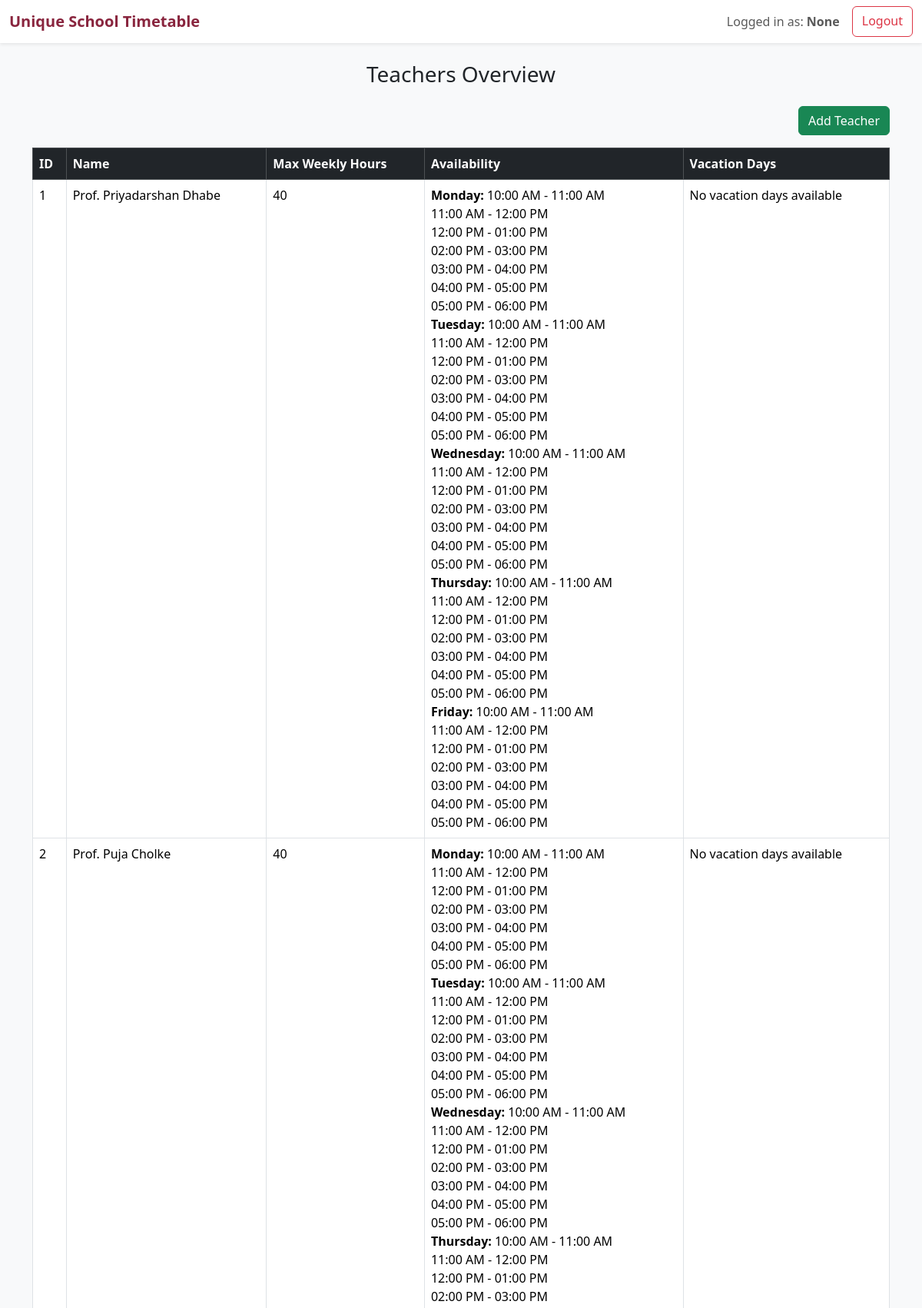
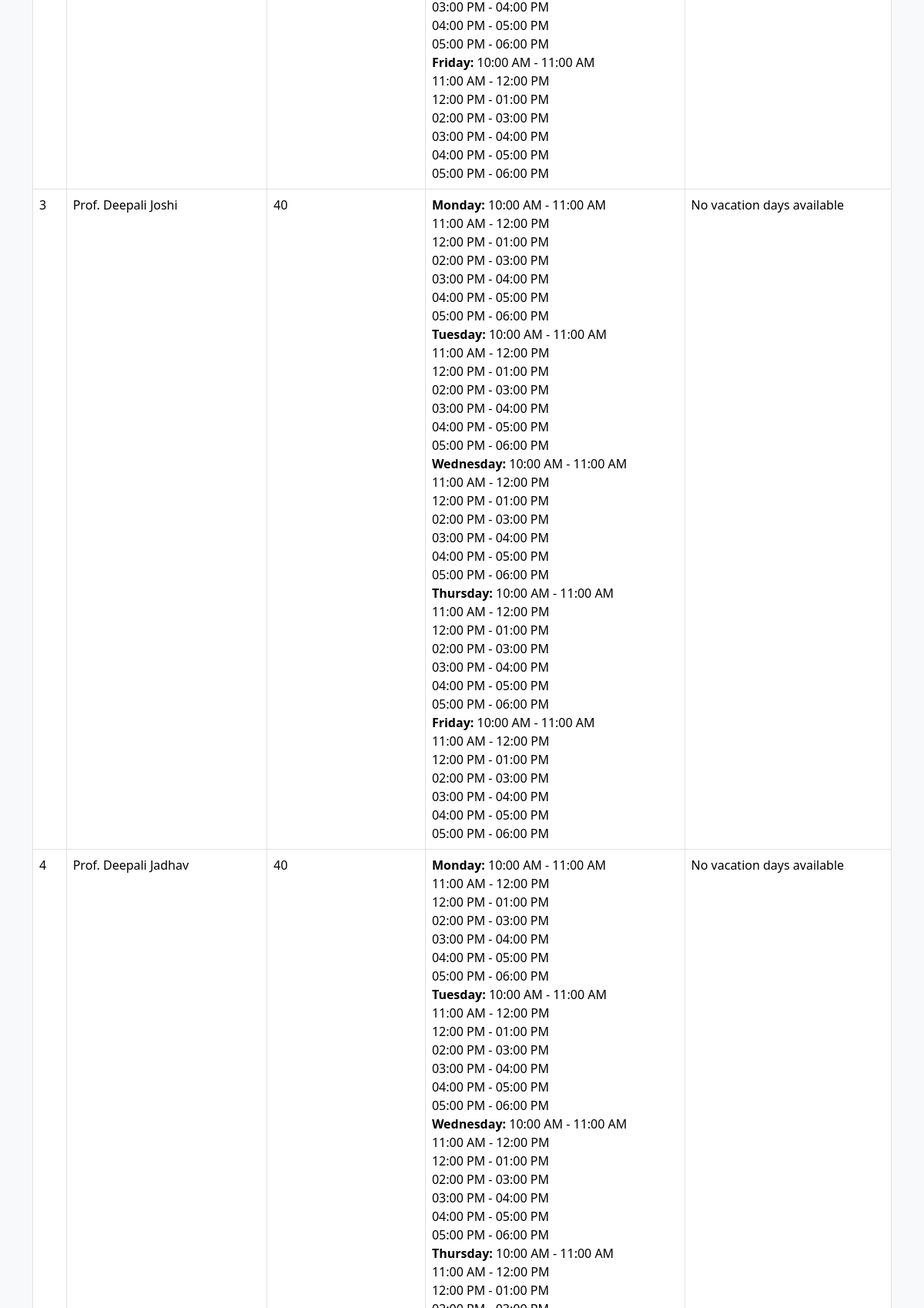
/manage/teachers (signed in, upper part), run on the app's committed database (2 pictures, top to bottom).
### models/user.py (models this page shows, shortened)
class User(UserMixin, db.Model):
    __tablename__ = 'users'
    id = db.Column(db.Integer, primary_key=True)
    username = db.Column(db.String(50), unique=True, nullable=False)
    password = db.Column(db.String(255), nullable=False)
    role = db.Column(PgEnum(UserRole), nullable=False)
    name = db.Column(db.String(100), nullable=True)
    email = db.Column(db.String(120), unique=True)
    phone = db.Column(db.String(15))

### models/teacher.py (models this page shows, shortened)
class Teacher(db.Model):
    __tablename__ = 'teachers'
    id = db.Column(db.Integer, primary_key=True)
    user_id = db.Column(db.Integer, db.ForeignKey('users.id'), nullable=False)  # Foreign key to User table
    name = db.Column(db.String(100), nullable=False)  # Teacher's name
    email = db.Column(db.String(100), nullable=True)  # Teacher's email (optional)
    max_hours_week = db.Column(db.Integer, nullable=False)  # Max hours per week the teacher can teach
    availability = db.Column(db.Text, nullable=True)  # Availability of the teacher in JSON format (day -> time slots)
    vacation_days = db.Column(db.Text, nullable=True)  # List of vacation days (JSON format)
    user = db.relationship('User', backref='teacher')
    def get_availability(self):
        return json.loads(self.availability) if self.availability else {}
    def get_vacations(self):
        return json.loads(self.vacation_days) if self.vacation_days else []

### routes/management.py (the view)
@management_bp.route('/teachers', endpoint='teachers')
def teachers():
    all_teachers = Teacher.query.all()
    return render_template('management/teachers.html', teachers=all_teachers)

### routes/management.py (called while the page is built)
@management_bp.before_request
@login_required
def restrict_to_admin():
    if current_user.role != UserRole.ADMIN:
        return "Unauthorized", 403

### templates/management/teachers.html (shortened to what this page needs)
{% extends 'layout.html' %}
{% block content %}
<div class="container mt-4">
    <h3 class="mb-4 text-center">Teachers Overview</h3>
    <div class="text-end mb-3">
        <a href="{{ url_for('management.add_teacher') }}" class="btn btn-success">Add Teacher</a>
    </div>
    <table class="table table-bordered table-hover">
        <thead class="table-dark">
            <tr>
                <th>ID</th>
                <th>Name</th>
                <th>Max Weekly Hours</th>
                <th>Availability</th>
                <th>Vacation Days</th>
            </tr>
        </thead>
        <tbody>
            {% for teacher in teachers %}
            <tr>
                <td>{{ teacher.id }}</td>
                <td>{{ teacher.name }}</td>
                <td>{{ teacher.max_hours_week }}</td>
                <td>
                    {% if teacher.get_availability() %}
                        {% for day, timeslots in teacher.get_availability().items() %}
                            <strong>{{ day }}:</strong>
                            {% for slot in timeslots %}
                                {{ slot }}<br>
                            {% endfor %}
                        {% endfor %}
                    {% else %}
                        <p>No availability data available</p>
                    {% endif %}
                </td>
                <td>
                    {% if teacher.get_vacations() %}
                        {% for day in teacher.get_vacations() %}
                            {{ day }}<br>
                        {% endfor %}
                    {% else %}
                        <p>No vacation days available</p>
                    {% endif %}
                </td>
            </tr>
            {% endfor %}
        </tbody>
    </table>
</div>
{% endblock %}

### templates/layout.html (shortened to what this page needs)
<!DOCTYPE html>
<html lang="en">
<head>
    <link href="https://cdn.jsdelivr.net/npm/bootstrap@5.3.2/dist/css/bootstrap.min.css" rel="stylesheet">
</head>
<body>
    <nav class="navbar navbar-expand-lg navbar-light bg-white shadow-sm">
        <div class="container-fluid">
            <a class="navbar-brand" href="{{ url_for('dashboard.home') }}">Unique School Timetable</a>
            <div class="d-flex">
                {% if current_user.is_authenticated %}
                    <span class="navbar-text me-3">Logged in as: <strong>{{ current_user.name }}</strong></span>
                    <a class="btn btn-outline-danger" href="{{ url_for('auth.logout') }}">Logout</a>
                {% endif %}
            </div>
        </div>
    </nav>
    <main>
        {% block content %}{% endblock %}
    </main>
</body>
</html>

### templates/layout.html (style rules this page uses)
body { background-color: #f8f9fa; }
.navbar-brand { font-weight: bold; color: #89253e !important; }

### data on the page
User: name "None"
Teacher: id "1", name "Prof. Priyadarshan Dhabe", max_hours_week "40", get_availability "Monday" "Tuesday" "Wednesday" "Thursday" "Friday", timeslots "10:00 AM - 11:00 AM" "11:00 AM - 12:00 PM" "12:00 PM - 01:00 PM" "02:00 PM - 03:00 PM" "03:00 PM - 04:00 PM" "04:00 PM - 05:00 PM" "05:00 PM - 06:00 PM" "10:00 AM - 11:00 AM" "11:00 AM - 12:00 PM" "12:00 PM - 01:00 PM" "02:00 PM - 03:00 PM" "03:00 PM - 04:00 PM" "04:00 PM - 05:00 PM" "05:00 PM - 06:00 PM" "10:00 AM - 11:00 AM" "11:00 AM - 12:00 PM" "12:00 PM - 01:00 PM" "02:00 PM - 03:00 PM" "03:00 PM - 04:00 PM" "04:00 PM - 05:00 PM" "05:00 PM - 06:00 PM" "10:00 AM - 11:00 AM" "11:00 AM - 12:00 PM" "12:00 PM - 01:00 PM" "02:00 PM - 03:00 PM" "03:00 PM - 04:00 PM" "04:00 PM - 05:00 PM" "05:00 PM - 06:00 PM" "10:00 AM - 11:00 AM" "11:00 AM - 12:00 PM" "12:00 PM - 01:00 PM" "02:00 PM - 03:00 PM" "03:00 PM - 04:00 PM" "04:00 PM - 05:00 PM" "05:00 PM - 06:00 PM", vacation_days "No vacation days available"
Teacher: id "2", name "Prof. Puja Cholke", max_hours_week "40", get_availability "Monday" "Tuesday" "Wednesday" "Thursday" "Friday", timeslots "10:00 AM - 11:00 AM" "11:00 AM - 12:00 PM" "12:00 PM - 01:00 PM" "02:00 PM - 03:00 PM" "03:00 PM - 04:00 PM" "04:00 PM - 05:00 PM" "05:00 PM - 06:00 PM" "10:00 AM - 11:00 AM" "11:00 AM - 12:00 PM" "12:00 PM - 01:00 PM" "02:00 PM - 03:00 PM" "03:00 PM - 04:00 PM" "04:00 PM - 05:00 PM" "05:00 PM - 06:00 PM" "10:00 AM - 11:00 AM" "11:00 AM - 12:00 PM" "12:00 PM - 01:00 PM" "02:00 PM - 03:00 PM" "03:00 PM - 04:00 PM" "04:00 PM - 05:00 PM" "05:00 PM - 06:00 PM" "10:00 AM - 11:00 AM" "11:00 AM - 12:00 PM" "12:00 PM - 01:00 PM" "02:00 PM - 03:00 PM" "03:00 PM - 04:00 PM" "04:00 PM - 05:00 PM" "05:00 PM - 06:00 PM" "10:00 AM - 11:00 AM" "11:00 AM - 12:00 PM" "12:00 PM - 01:00 PM" "02:00 PM - 03:00 PM" "03:00 PM - 04:00 PM" "04:00 PM - 05:00 PM" "05:00 PM - 06:00 PM", vacation_days "No vacation days available"
Teacher: id "3", name "Prof. Deepali Joshi", max_hours_week "40", get_availability "Monday" "Tuesday" "Wednesday" "Thursday" "Friday", timeslots "10:00 AM - 11:00 AM" "11:00 AM - 12:00 PM" "12:00 PM - 01:00 PM" "02:00 PM - 03:00 PM" "03:00 PM - 04:00 PM" "04:00 PM - 05:00 PM" "05:00 PM - 06:00 PM" "10:00 AM - 11:00 AM" "11:00 AM - 12:00 PM" "12:00 PM - 01:00 PM" "02:00 PM - 03:00 PM" "03:00 PM - 04:00 PM" "04:00 PM - 05:00 PM" "05:00 PM - 06:00 PM" "10:00 AM - 11:00 AM" "11:00 AM - 12:00 PM" "12:00 PM - 01:00 PM" "02:00 PM - 03:00 PM" "03:00 PM - 04:00 PM" "04:00 PM - 05:00 PM" "05:00 PM - 06:00 PM" "10:00 AM - 11:00 AM" "11:00 AM - 12:00 PM" "12:00 PM - 01:00 PM" "02:00 PM - 03:00 PM" "03:00 PM - 04:00 PM" "04:00 PM - 05:00 PM" "05:00 PM - 06:00 PM" "10:00 AM - 11:00 AM" "11:00 AM - 12:00 PM" "12:00 PM - 01:00 PM" "02:00 PM - 03:00 PM" "03:00 PM - 04:00 PM" "04:00 PM - 05:00 PM" "05:00 PM - 06:00 PM", vacation_days "No vacation days available"
Teacher: id "4", name "Prof. Deepali Jadhav", max_hours_week "40", get_availability "Monday" "Tuesday" "Wednesday" "Thursday", timeslots "10:00 AM - 11:00 AM" "11:00 AM - 12:00 PM" "12:00 PM - 01:00 PM" "02:00 PM - 03:00 PM" "03:00 PM - 04:00 PM" "04:00 PM - 05:00 PM" "05:00 PM - 06:00 PM" "10:00 AM - 11:00 AM" "11:00 AM - 12:00 PM" "12:00 PM - 01:00 PM" "02:00 PM - 03:00 PM" "03:00 PM - 04:00 PM" "04:00 PM - 05:00 PM" "05:00 PM - 06:00 PM" "10:00 AM - 11:00 AM" "11:00 AM - 12:00 PM" "12:00 PM - 01:00 PM" "02:00 PM - 03:00 PM" "03:00 PM - 04:00 PM" "04:00 PM - 05:00 PM" "05:00 PM - 06:00 PM" "10:00 AM - 11:00 AM" "11:00 AM - 12:00 PM" "12:00 PM - 01:00 PM", vacation_days "No vacation days available"
